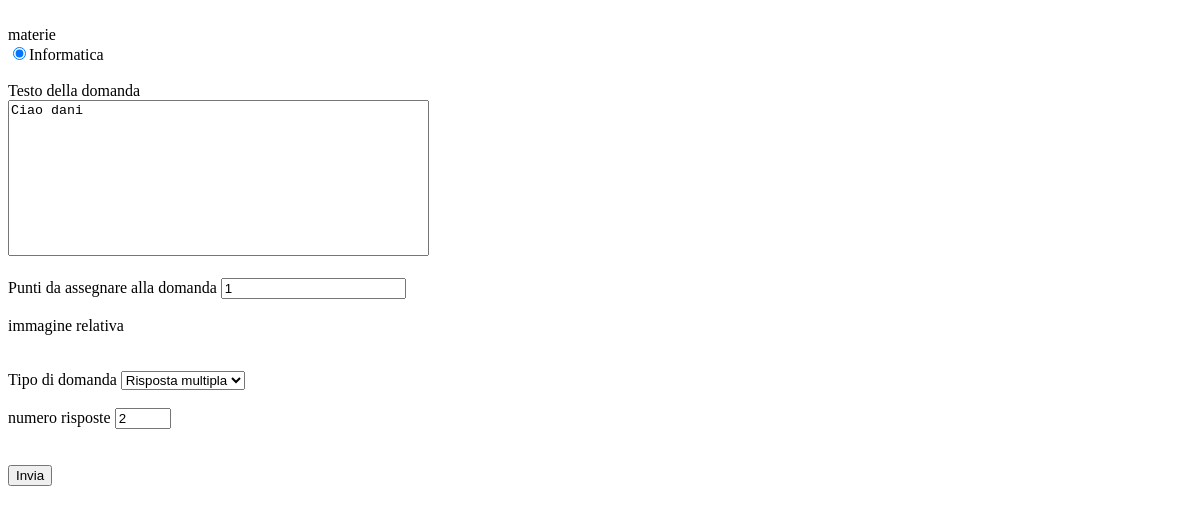
The page /TRM-PHP/docente/modifica_domande.php?id=1 (signed in) on the database its author committed.
### tables this page shows
CREATE TABLE `materie_docenti` (
  `id_docente` int(11) NOT NULL,
  `id_materia` varchar(50) NOT NULL,
  PRIMARY KEY (`id_docente`,`id_materia`),
  KEY `id_materia` (`id_materia`),
  CONSTRAINT `materie_docenti_ibfk_1` FOREIGN KEY (`id_docente`) REFERENCES `docenti` (`ID`),
  CONSTRAINT `materie_docenti_ibfk_2` FOREIGN KEY (`id_materia`) REFERENCES `materie` (`nome`)
);

CREATE TABLE `domande` (
  `ID` int(11) NOT NULL AUTO_INCREMENT,
  `testo` text NOT NULL,
  `img_url` varchar(50) DEFAULT NULL,
  `punteggio` int(11) DEFAULT 0,
  `tipo` int(11) DEFAULT NULL,
  `creatore` int(11) DEFAULT NULL,
  `materia` varchar(50) DEFAULT NULL,
  `precedente` int(11) DEFAULT NULL,
  PRIMARY KEY (`ID`),
  KEY `creatore` (`creatore`),
  KEY `materia` (`materia`),
  KEY `precedente` (`materia`),
  CONSTRAINT `domande_ibfk_1` FOREIGN KEY (`creatore`) REFERENCES `docenti` (`ID`),
  CONSTRAINT `domande_ibfk_2` FOREIGN KEY (`materia`) REFERENCES `materie` (`nome`),
  CONSTRAINT `domande_ibfk_3` FOREIGN KEY (`precedente`) REFERENCES `domande` (`ID`)
);

### TRM-PHP/docente/modifica_domande.php (the view, shortened to what this page needs)
<!DOCTYPE html>
<html lang="it">
<head>
	<link rel="stylesheet" href="../style/style.css">
</head>
<body>
	<div>
		<form method="POST" action="modifica_risposte.php" enctype="multipart/form-data">
			<?php
			include "../DBConnection.php";
			$query = "SELECT domande.*, COUNT(*) AS num
					  FROM domande JOIN risposte ON (risposte.id_domanda = domande.ID)
					  GROUP BY domande.ID
					  HAVING domande.ID={$_GET['id']};";
			$sql_result = mysqli_query($conn, $query);
			$old = mysqli_fetch_assoc($sql_result);
			$query = "SELECT * FROM materie_docenti WHERE id_docente={$_SESSION["user"]["ID"]};";
			$sql_result = mysqli_query($conn, $query);
			echo "<br>";
			echo "materie <br>";
			$num_rows = mysqli_num_rows($sql_result);
			if ($num_rows == 1) {
				$row = mysqli_fetch_assoc($sql_result);
				echo "<input type='radio' name='materia' value='{$row['id_materia']}' checked>{$row['id_materia']}<br>";
			}
			?>
			<br>
			Testo della domanda <br>
			<textarea name="testo" cols=50 rows=10><?php echo $old['testo'] ?></textarea> <br><br>
			Punti da assegnare alla domanda <input type="number" value="<?php echo $old['punteggio'] ?>" name="punteggio" min="0"> <br><br>
			<div onclick="click_image()">
				immagine relativa
			</div>
			<input type="file" name="immagine" accept="image/*" id="image_selector" oninput="show_img()"><br><br>
			<label for="tipo"> Tipo di domanda </label>
			<select name="selezione-tipo" id="tipo" onchange="change()">
				<option value="0" <?php echo $old['tipo'] == 0 ? "selected" : "" ?>>Risposta multipla</option>
			</select> <br><br>
			<div id="numeri-input">
				numero risposte <input type="number" min="1" max="15" value="<?php echo isset($old['num']) ? $old['num'] : '' ?>" name="n-risposte" required>
			</div>
			<br><br>
			<input type="submit" value="Invia">
		</form>
	</div>
</body>

### TRM-PHP/style/style.css (style rules this page uses)
textarea { resize: none; }

### rows shown on the page
materie_docenti: id_materia "Informatica"
domande: testo "Ciao dani", punteggio "1", selezione-tipo "Risposta multipla"
